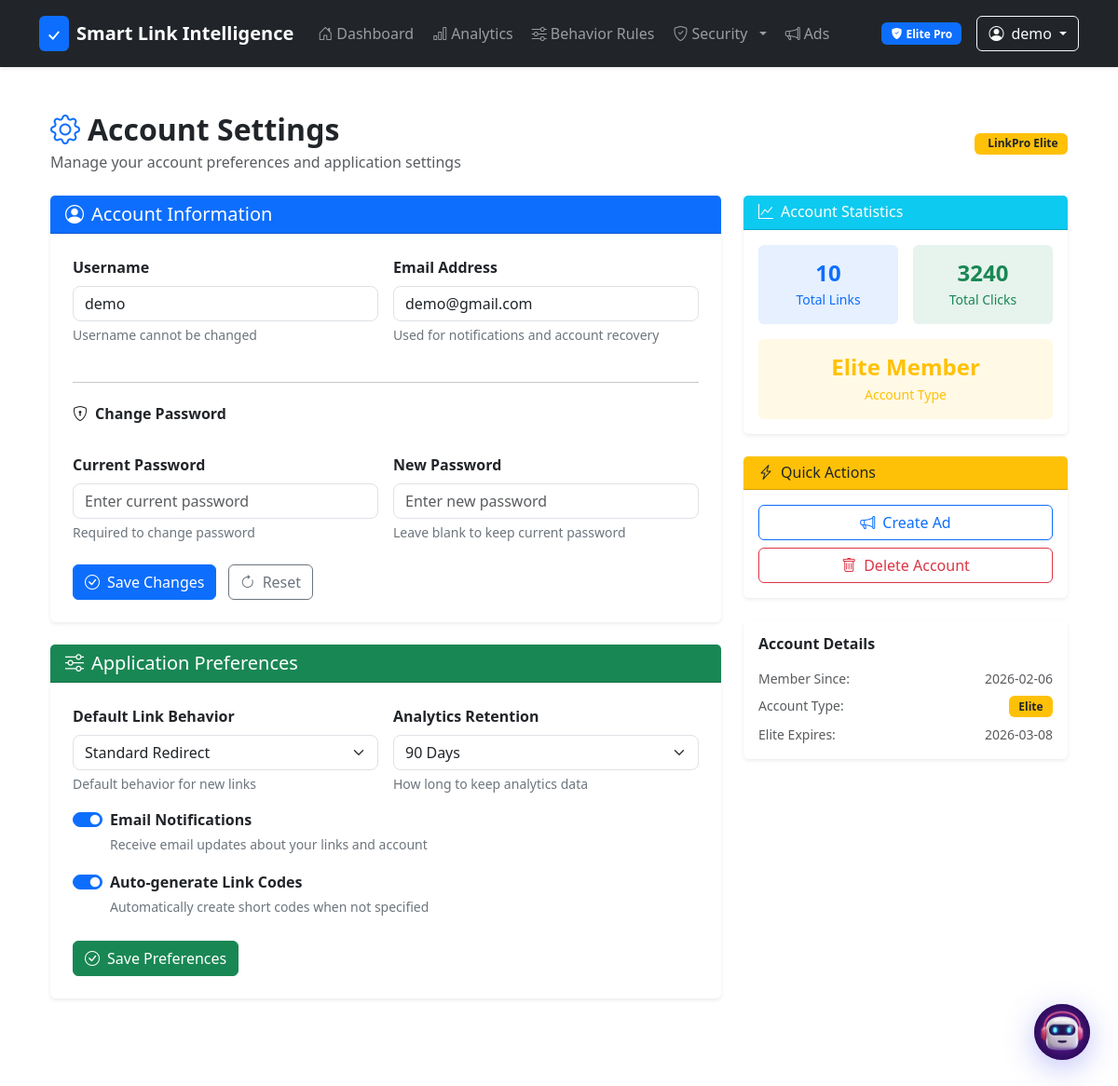
/settings (signed in), run on the app's committed database.
### tables this page shows
CREATE TABLE users (
            id INTEGER PRIMARY KEY AUTOINCREMENT,
            username TEXT UNIQUE NOT NULL,
            password_hash TEXT NOT NULL,
            created_at TEXT DEFAULT (datetime('now'))
        , email TEXT, is_premium INTEGER DEFAULT 0, premium_expires_at TEXT, membership_tier TEXT DEFAULT 'free');

### routes/user.py (the view)
@user_bp.route("/settings")
@login_required
def settings():
    from admin_panel import track_user_activity
    total_links = query_db("SELECT COUNT(*) as count FROM links WHERE user_id = ?", [g.user["id"]], one=True)["count"]
    total_clicks = query_db("SELECT COUNT(*) as count FROM visits v JOIN links l ON v.link_id = l.id WHERE l.user_id = ?", [g.user["id"]], one=True)["count"]
    track_user_activity(g.user["id"], "view_settings", "Viewed account settings")
    return render_template("settings.html", total_links=total_links, total_clicks=total_clicks)

### templates/settings.html (shortened to what this page needs)
{% extends "base.html" %}
{% block content %}
<div class="container py-4">
  <div class="d-flex justify-content-between align-items-center mb-4">
    <div>
      <h2 class="fw-bold mb-1">
        <i class="bi bi-gear text-primary me-2"></i>Account Settings
      </h2>
      <p class="text-muted mb-0">Manage your account preferences and application settings</p>
    </div>
    <div class="text-end">
      {% if g.user.is_premium %}
      <span class="badge bg-warning text-dark">
        LinkPro Elite
      </span>
      {% endif %}
    </div>
  </div>
  <div class="row">
    <div class="col-lg-8">
      <div class="card shadow-sm border-0 mb-4">
        <div class="card-header bg-primary text-white">
          <h5 class="mb-0">
            <i class="bi bi-person-circle me-2"></i>Account Information
          </h5>
        </div>
        <div class="card-body p-4">
          <form method="POST" action="{{ url_for('user.update_settings') }}" id="settingsForm">
            <div class="row g-3">
              <div class="col-md-6">
                <label class="form-label fw-semibold">Username</label>
                <input type="text" name="username" class="form-control" value="{{ g.user.username }}" readonly>
                <div class="form-text">Username cannot be changed</div>
              </div>
              <div class="col-md-6">
                <label class="form-label fw-semibold">Email Address</label>
                <input type="email" name="email" class="form-control" value="{{ g.user.email or '' }}"
                  placeholder="your-email@example.com">
                <div class="form-text">Used for notifications and account recovery</div>
              </div>
              <div class="col-12">
                <hr class="my-4">
                <h6 class="fw-bold mb-3">
                  <i class="bi bi-shield-lock me-2"></i>Change Password
                </h6>
              </div>
              <div class="col-md-6">
                <label class="form-label fw-semibold">Current Password</label>
                <input type="password" name="current_password" class="form-control"
                  placeholder="Enter current password">
                <div class="form-text">Required to change password</div>
              </div>
              <div class="col-md-6">
                <label class="form-label fw-semibold">New Password</label>
                <input type="password" name="new_password" class="form-control" placeholder="Enter new password">
                <div class="form-text">Leave blank to keep current password</div>
              </div>
              <div class="col-12 mt-4">
                <button type="submit" class="btn btn-primary">
                  <i class="bi bi-check-circle me-2"></i>Save Changes
                </button>
                <button type="reset" class="btn btn-outline-secondary ms-2">
                  <i class="bi bi-arrow-clockwise me-2"></i>Reset
                </button>
              </div>
            </div>
          </form>
        </div>
      </div>
      <div class="card shadow-sm border-0 mb-4">
        <div class="card-header bg-success text-white">
          <h5 class="mb-0">
            <i class="bi bi-sliders me-2"></i>Application Preferences
          </h5>
        </div>
        <div class="card-body p-4">
          <form method="POST" action="{{ url_for('user.update_preferences') }}" id="preferencesForm">
            <div class="row g-3">
              <div class="col-md-6">
                <label class="form-label fw-semibold">Default Link Behavior</label>
                <select name="default_behavior" class="form-select">
                  <option value="standard">Standard Redirect</option>
                </select>
                <div class="form-text">Default behavior for new links</div>
              </div>
              <div class="col-md-6">
                <label class="form-label fw-semibold">Analytics Retention</label>
                <select name="analytics_retention" class="form-select">
                  <option value="90" selected>90 Days</option>
                </select>
                <div class="form-text">How long to keep analytics data</div>
              </div>
              <div class="col-12">
                <div class="form-check form-switch">
                  <input class="form-check-input" type="checkbox" name="email_notifications" id="emailNotifications"
                    checked>
                  <label class="form-check-label fw-semibold" for="emailNotifications">
                    Email Notifications
                  </label>
                  <div class="form-text">Receive email updates about your links and account</div>
                </div>
              </div>
              <div class="col-12">
                <div class="form-check form-switch">
                  <input class="form-check-input" type="checkbox" name="auto_generate_codes" id="autoGenerateCodes"
                    checked>
                  <label class="form-check-label fw-semibold" for="autoGenerateCodes">
                    Auto-generate Link Codes
                  </label>
                  <div class="form-text">Automatically create short codes when not specified</div>
                </div>
              </div>
              <div class="col-12 mt-4">
                <button type="submit" class="btn btn-success">
                  <i class="bi bi-check-circle me-2"></i>Save Preferences
                </button>
              </div>
            </div>
          </form>
        </div>
      </div>
    </div>
    <div class="col-lg-4">
      <div class="sticky-top" style="top: 2rem;">
        <div class="card shadow-sm border-0 mb-4">
          <div class="card-header bg-info text-white">
            <h6 class="mb-0">
              <i class="bi bi-graph-up me-2"></i>Account Statistics
            </h6>
          </div>
          <div class="card-body p-3">
            <div class="row g-3 text-center">
              <div class="col-6">
                <div class="bg-primary bg-opacity-10 rounded p-3">
                  <div class="h4 fw-bold text-primary mb-1">{{ total_links or 0 }}</div>
                  <div class="small text-primary">Total Links</div>
                </div>
              </div>
              <div class="col-6">
                <div class="bg-success bg-opacity-10 rounded p-3">
                  <div class="h4 fw-bold text-success mb-1">{{ total_clicks or 0 }}</div>
                  <div class="small text-success">Total Clicks</div>
                </div>
              </div>
              <div class="col-12">
                <div class="bg-warning bg-opacity-10 rounded p-3">
                  <div class="h4 fw-bold text-warning mb-1">
                    {% if g.user.is_premium %}
                    Elite Member
                    {% else %}
                    Free Account
                    {% endif %}
                  </div>
                  <div class="small text-warning">Account Type</div>
                </div>
              </div>
            </div>
          </div>
        </div>
        <div class="card shadow-sm border-0 mb-4">
          <div class="card-header bg-warning text-dark">
            <h6 class="mb-0">
              <i class="bi bi-lightning-charge me-2"></i>Quick Actions
            </h6>
          </div>
          <div class="card-body p-3">
            <div class="d-grid gap-2">
              <a href="{{ url_for('ads.create_ad') }}" class="btn btn-outline-primary">
                <i class="bi bi-megaphone me-2"></i>Create Ad
              </a>
              <button class="btn btn-outline-danger" onclick="showDeleteAccountModal()">
                <i class="bi bi-trash me-2"></i>Delete Account
              </button>
            </div>
          </div>
        </div>
        <div class="card shadow-sm border-0">
          <div class="card-body p-3">
            <h6 class="fw-bold mb-3">Account Details</h6>
            <div class="small text-muted">
              <div class="d-flex justify-content-between mb-2">
                <span>Member Since:</span>
                <span>{{ g.user.created_at[:10] if g.user.created_at else 'N/A' }}</span>
              </div>
              <div class="d-flex justify-content-between mb-2">
                <span>Account Type:</span>
                <span>
                  {% if g.user.is_premium %}
                  <span class="badge bg-warning text-dark">Elite</span>
                  {% else %}
                  <span class="badge bg-secondary">Free</span>
                  {% endif %}
                </span>
              </div>
              {% if g.user.is_premium and g.user.premium_expires_at %}
              <div class="d-flex justify-content-between">
                <span>Elite Expires:</span>
                <span>{{ g.user.premium_expires_at[:10] }}</span>
              </div>
              {% endif %}
            </div>
          </div>
        </div>
      </div>
    </div>
  </div>
</div>
{% endblock %}

### templates/base.html (shortened to what this page needs)
<!doctype html>
<html lang="en">
<head>
  <link href="https://cdn.jsdelivr.net/npm/bootstrap@5.3.3/dist/css/bootstrap.min.css" rel="stylesheet">
  <link rel="stylesheet" href="https://cdn.jsdelivr.net/npm/bootstrap-icons@1.11.0/font/bootstrap-icons.css">
  <link rel="stylesheet" href="{{ url_for('static', filename='css/style.css') }}">
  <link rel="stylesheet" href="{{ url_for('static', filename='css/base.css') }}">
  <link rel="stylesheet" href="{{ url_for('static', filename='css/chat.css') }}">
<body>
  <nav class="navbar navbar-expand-lg navbar-dark bg-dark mb-4 shadow-sm">
    <div class="container">
      <a class="navbar-brand d-flex align-items-center"
        href="{{ url_for('main.index') if g.user else url_for('main.landing') }}">
        <div class="bg-primary rounded-2 p-1 me-2">
          <svg width="24" height="24" viewBox="0 0 40 40" fill="none">
            <path d="M12 20L18 26L28 14" stroke="white" stroke-width="3" stroke-linecap="round" />
          </svg>
        </div>
        <span class="fw-bold">Smart Link Intelligence</span>
      </a>
      <div class="collapse navbar-collapse" id="navbarNav">
        {% if g.user %}
        <ul class="navbar-nav me-auto">
          <li class="nav-item">
            <a class="nav-link" href="{{ url_for('main.index') }}">
              <i class="bi bi-house-door me-1"></i>Dashboard
            </a>
          </li>
          <li class="nav-item">
            <a class="nav-link" href="#" onclick="showAnalyticsOverview()">
              <i class="bi bi-bar-chart me-1"></i>Analytics
            </a>
          </li>
          <li class="nav-item">
            <a class="nav-link" href="{{ url_for('user.behavior_rules') }}">
              <i class="bi bi-sliders me-1"></i>Behavior Rules
            </a>
          </li>
          <li class="nav-item {% if g.user['membership_tier'] == 'elite_pro' %}dropdown{% endif %}">
            {% if g.user['membership_tier'] == 'elite_pro' %}
            <a class="nav-link dropdown-toggle" href="#" role="button" data-bs-toggle="dropdown">
              <i class="bi bi-shield-check me-1"></i>Security
            </a>
            {% else %}
            <a class="nav-link" href="{{ url_for('ddos.ddos_protection_dashboard') }}">
              <i class="bi bi-shield-check me-1"></i>Security
              <i class="bi bi-lock-fill text-secondary ms-1 fs-6" title="Locked for your tier"></i>
            </a>
            {% endif %}
          </li>
          <li class="nav-item">
            <a class="nav-link" href="{{ url_for('ads.create_ad') }}">
              <i class="bi bi-megaphone me-1"></i>Ads
            </a>
          </li>
        </ul>
        <div class="d-flex align-items-center">
          <div class="d-flex align-items-center">
            {% if g.user['is_premium'] %}
            {% if g.user['membership_tier'] == 'elite_pro' %}
            <span class="badge bg-primary text-white me-3">
              <i class="bi bi-shield-fill-check me-1"></i>Elite Pro
            </span>
            {% else %}
            <span class="badge bg-warning text-dark me-3">
              <i class="bi bi-crown-fill me-1"></i>Elite
            </span>
            {% endif %}
            {% else %}
            <span class="badge bg-secondary text-white me-3">
              <i class="bi bi-person me-1"></i>Free
            </span>
            {% endif %}
            <div class="dropdown">
              <button class="btn btn-outline-light dropdown-toggle d-flex align-items-center" type="button"
                data-bs-toggle="dropdown">
                <i class="bi bi-person-circle me-2"></i>{{ g.user.username }}
              </button>
            </div>
          </div>
          {% endif %}
        </div>
      </div>
  </nav>
  <main class="container mb-5">
    {% block content %}{% endblock %}
  </main>
  {% include 'partials/chat_widget.html' %}
</body>
</html>

### data on the page
users: user.username "demo", username "demo", email "demo@gmail.com", user "2026-02-06", user "2026-03-08"

### other printed values
{{ total_links or 0 }} "10"
{{ total_clicks or 0 }} "3240"
